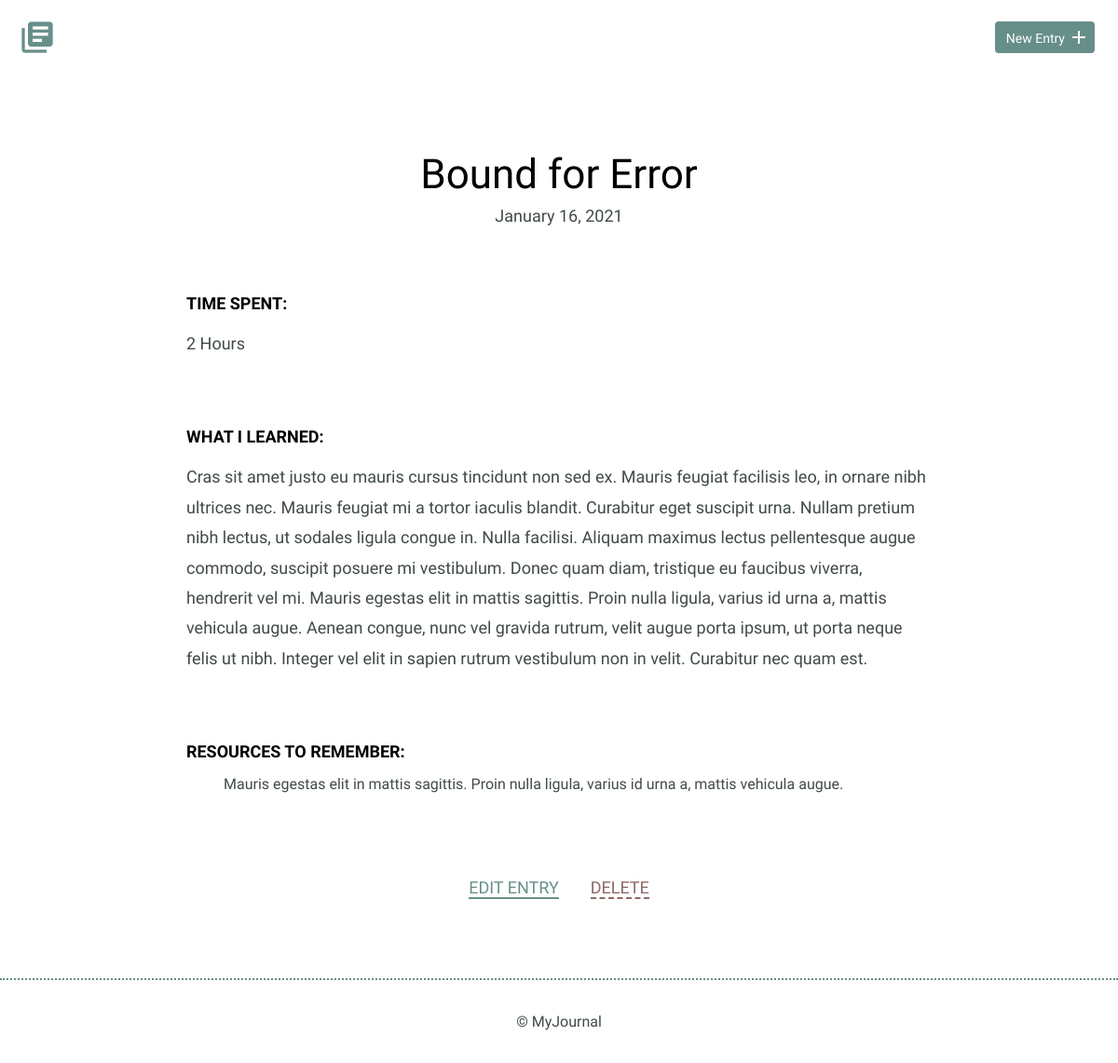
Screenshot of /detail.php?id=1 with the database file from the repository.
### tables this page shows
CREATE TABLE "entries" (
	`id`	INTEGER,
	`title`	TEXT,
	`date`	TEXT,
	`time_spent`	INTEGER,
	`learned`	BLOB,
	`resources`	BLOB,
	PRIMARY KEY(`id`)
);

### inc/functions.php (called while the page is built, shortened)
<?php
function get_entry_single($id)
{
    require 'database.php';
    $sql = 'SELECT title, date, time_spent, learned, resources
            From entries WHERE id = ?';
    try {
        $results = $db->prepare($sql);
        $results->bindValue(1, $id, PDO::PARAM_INT);
        $results->execute();
    } catch (Exception $e) {
        echo $e->getMessage();
        exit;
    }
    return $results->fetch();
}

### detail.php (the view, shortened to what this page needs)
<?php
$pageTitle = 'Journal Detail';
$id = filter_input(INPUT_GET, 'id', FILTER_SANITIZE_NUMBER_INT);
require 'inc/functions.php';
require 'inc/globals.php';
$entry = get_entry_single($id);
echo $htmlHeader;
?>
<div class="entry-list single">
    <article>
        <h1><?php echo $entry['title']; ?></h1>
        <time datetime="<?php echo $entry['date']; ?>"><?php echo date("F d, Y" ,strtotime($entry["date"])); ?></time>
        <div class="entry">
            <h3>Time Spent: </h3>
            <p><?php echo $entry['time_spent']; ?></p>
        </div>
        <div class="entry">
            <h3>What I Learned:</h3>
            <p><?php echo $entry['learned']; ?></p>
        </div>
        <div class="entry">
            <h3>Resources to Remember:</h3>
            <ul>
                <?php echo $entry['resources']; ?>
            </ul>
        </div>
    </article>
</div>
<div class="edit">
    <p><a href="edit.php?id=<?php echo $id; ?>">Edit Entry</a></p>
        <form class="delete" method="post" action="detail.php">
            <input type="submit" value="Delete">
        </form>
</div>
<?php
echo $htmlFooter;
?>

### css/site.css (style rules this page uses)
body { font-size: 16px; color: #404a49; font-family: 'Cousine', serif; font-weight: 400; }
h1, h2, h3 { margin: 0; font-weight: 400; line-height: 1em; color: #000; }
h1 { font-size: 44px; margin-bottom: 12px; }
h3 { font-size: 18px; font-family: 'Work Sans', serif; font-weight: 600; text-transform: uppercase; }
p { line-height: 1.8em; font-size: 18px; }
p a { border-bottom: 2px solid #678f89; padding: 0; color: #678f89; text-decoration: none; }
.entry-list, .edit-entry, .new-entry { max-width: 800px; margin: 0 auto; padding: 70px 0 150px 0; }
.entry-list article { margin-bottom: 70px; text-align: center; }
.entry-list article:last-child { margin-bottom: 0; }
.entry-list.single { padding-bottom: 70px; }
.entry-list.single time { font-size: 18px; }
.entry { max-width: 800px; margin: 75px auto 0 auto; text-align: left; }
.entry p { margin-bottom: 40px; }
.edit { padding-bottom: 80px; text-align: center; margin: 0 auto; }
.edit p { display: inline-block; margin: 0 15px; }
.edit a { font-weight: 400; text-transform: uppercase; font-size: 18px; }
input[type=submit] { margin-right: 5px; }
form.delete { display: inline-block; }
.delete input[type=submit] { display: inline-block; font-size: 18px; background-color: transparent; border: none; border-bottom: 2px dashed #8f6767; padding: 0; color: #8f6767; font-weight: 400; text-transform: uppercase; margin: 0 15px; }

### rows the page displays
entries: title "Bound for Error", date "January 16, 2021", time_spent "2 Hours", learned "Cras sit amet justo eu mauris cursus tincidunt non sed ex. Mauris feugiat facilisis leo, in ornare nibh ultrices nec. Mauris feugiat mi a tortor iaculis blandit. Curabitur eget suscipit urna. Nullam pretium nibh lectus, ut sodales ligula congue in. Nulla facilisi. Aliquam maximus lectus pellentesque augue commodo, suscipit posuere mi vestibulum. Donec quam diam, tristique eu faucibus viverra, hendrerit vel mi. Mauris egestas elit in mattis sagittis. Proin nulla ligula, varius id urna a, mattis vehicula augue. Aenean congue, nunc vel gravida rutrum, velit augue porta ipsum, ut porta neque felis ut nibh. Integer vel elit in sapien rutrum vestibulum non in velit. Curabitur nec quam est.", resources "Mauris egestas elit in mattis sagittis. Proin nulla ligula, varius id urna a, mattis vehicula augue."
